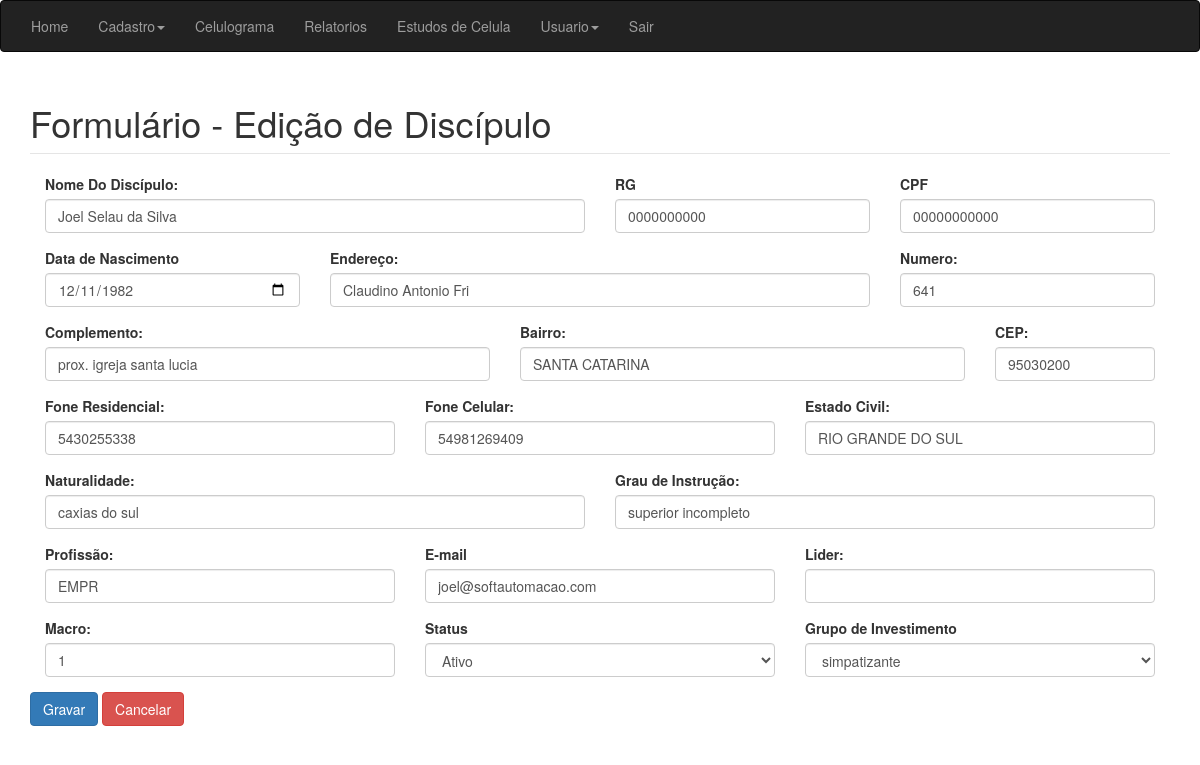
/_comprometido__old/editar_discipulo.php?id=1, run on an earlier commit of the app's database.
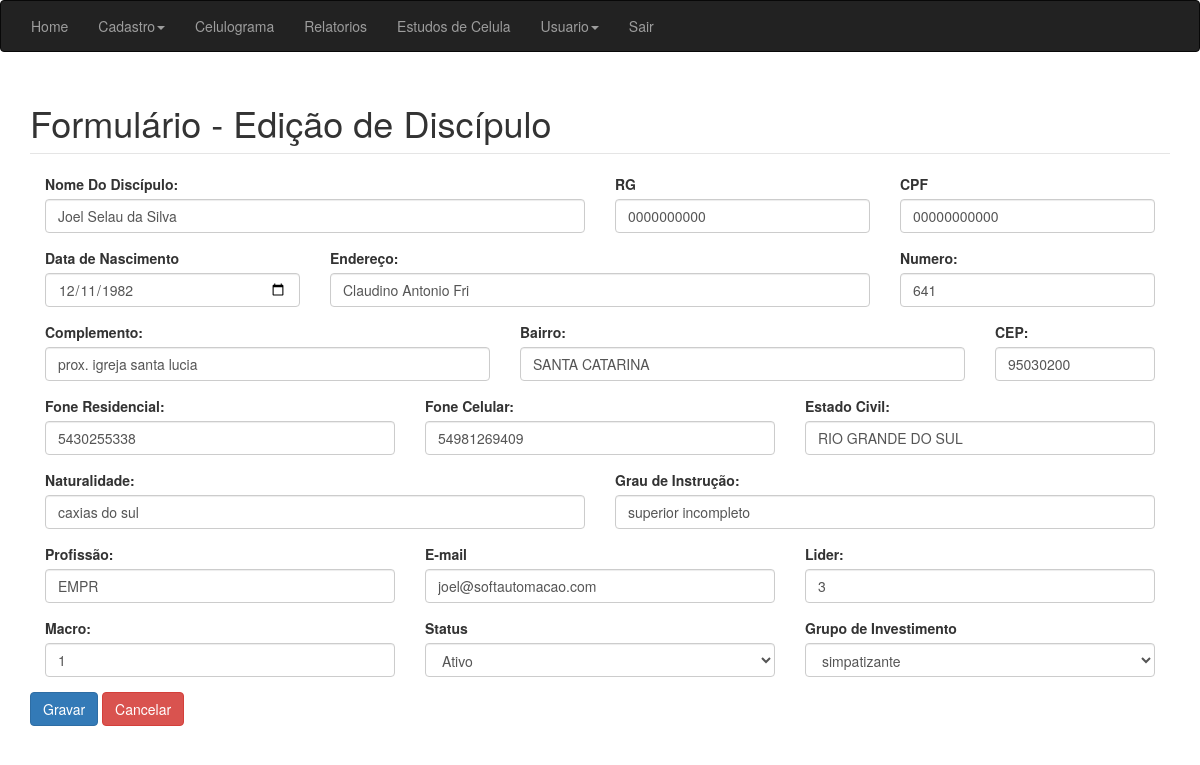
And on a later commit of the database.
### tables this page shows
CREATE TABLE `cadmembro` (
  `nome` varchar(250) NOT NULL,
  `rg` varchar(50) NOT NULL,
  `cpf` varchar(50) NOT NULL,
  `data` date NOT NULL,
  `endereco` varchar(20) NOT NULL,
  `numero` int(11) NOT NULL,
  `complemento` varchar(250) NOT NULL,
  `bairro` varchar(100) NOT NULL,
  `cep` varchar(50) NOT NULL,
  `telefone` varchar(50) NOT NULL,
  `celular` varchar(20) NOT NULL,
  `estadocivil` varchar(20) NOT NULL,
  `naturalidade` varchar(100) NOT NULL,
  `grauinstrucao` varchar(100) NOT NULL,
  `profissao` varchar(100) NOT NULL,
  `email` varchar(100) NOT NULL,
  `idmacro` int(20) NOT NULL,
  `grupo` varchar(50) NOT NULL,
  `status` varchar(50) NOT NULL,
  `idmembro` int(11) NOT NULL,
  `lider` int(11) DEFAULT NULL
);

### _comprometido__old/editar_discipulo.php (the view, shortened to what the changed rows need)
<?php
$idmembro = (isset($_GET['id'])) ? $_GET['id'] : '';
if (!empty($idmembro) && is_numeric($idmembro)):
	$conexao = conexao::getInstance();
	$sql = 'SELECT nome,rg,cpf,data,endereco,numero,complemento,bairro,cep,telefone,celular,estadocivil,naturalidade,grauinstrucao,profissao,email,lider, idmacro,status,grupo,idmembro FROM cadmembro WHERE idmembro = :idmembro';
	$stm = $conexao->prepare($sql);
	$stm->bindValue(':idmembro', $idmembro);
	$stm->execute();
	$discipulo = $stm->fetch(PDO::FETCH_OBJ);
endif;
?>
<!DOCTYPE html>
<html>
<head>
	<link rel="stylesheet" type="text/css" href="../css/bootstrap.min.css">
	<link rel="stylesheet" type="text/css" href="../css/custom.css">
</head>
<body>
	<div class='container'>
		<fieldset>
			<legend><h1>Formulário - Edição de Discípulo</h1></legend>
			<?php if(empty($discipulo)):?>
				<h3 class="text-center text-danger">Discipulo não encontrado!</h3>
			<?php else: ?>
				<form action="action_discipulo.php" method="post" id='form-contato' enctype='multipart/form-data'>
				<div class="form-group col-md-6">
			      <label for="Nome Do Discípulo">Nome Do Discípulo:</label>
			      <input type="text" class="form-control" id="nome" name="nome" value="<?=$discipulo->nome?>">
			    </div>
			    <div class="form-group col-md-3">
					<label for="rg">RG</label>
				      <input type="text" class="form-control" id="rg" maxlength="14" name="rg" value="<?=$discipulo->rg?>" placeholder="Informe o RG">
				</div>
				<div class="form-group col-md-3">
			      <label for="cpf">CPF</label>
				      <input type="text" class="form-control" id="cpf" maxlength="14" name="cpf" value="<?=$discipulo->cpf?>" placeholder="Informe o CPF">
			    </div>
			    <div class="form-group col-md-3">
				      <label for="data_nascimento">Data de Nascimento</label>
				      <input type="date" class="form-control" id="data" maxlength="10" value="<?=$discipulo->data?>" name="data">
				</div>
				<div class="form-group col-md-6">
					<label for="Endereço">Endereço:</label>
				    <input type="Text" class="form-control" id="endereco" name="endereco" value="<?=$discipulo->endereco?>">
				</div>
				<div class="form-group col-md-3">
					<label for="Numero">Numero:</label>
				    <input type="number" class="form-control" id="numero" name ="numero" value="<?=$discipulo->numero?>">
				</div>
				<div class="form-group col-md-5">
					<label for="Complemento">Complemento:</label>
					<input type="Text" class="form-control" id="complemento" name ="complemento" value="<?=$discipulo->complemento?>">
				</div>
				<div class="form-group col-md-5">
					<label for="Bairro">Bairro:</label>
				    <input type="Text" class="form-control" id="bairro" name ="bairro" value="<?=$discipulo->bairro?>">
				</div>
				<div class="form-group col-md-2">
					<label for="CEP">CEP:</label>
				    <input type="Text" class="form-control" id="cep" name ="cep" value="<?=$discipulo->cep?>">
				</div>
				<div class="form-group col-md-4">
					<label for="Fone Residencial">Fone Residencial:</label>
				    <input type="Text" class="form-control" id="telefone" name ="telefone" value="<?=$discipulo->telefone?>">
				</div>
				<div class="form-group col-md-4">
					<label for="Fone Celular">Fone Celular:</label>
				    <input type="Text" class="form-control" id="celular" name ="celular" value="<?=$discipulo->celular?>">
				</div>
				<div class="form-group col-md-4">
				    <label for="Estado Civil">Estado Civil:</label>
				    <input type="Text" class="form-control" id="estadocivil" name ="estadocivil" value="<?=$discipulo->estadocivil?>">
				</div>
				<div class="form-group col-md-6">
				    <label for="Naturalidade">Naturalidade:</label>
				    <input type="Text" class="form-control" id="naturalidade" name ="naturalidade" value="<?=$discipulo->naturalidade?>">
				</div>
				<div class="form-group col-md-6">
				    <label for="Grau de Instrução">Grau de Instrução:</label>
				    <input type="Text" class="form-control" id="grauinstrucao" name ="grauinstrucao" value="<?=$discipulo->grauinstrucao?>">
				</div>
				<div class="form-group col-md-4">
				    <label for="Profissão">Profissão:</label>
				    <input type="Text" class="form-control" id="profissao" name ="profissao" value="<?=$discipulo->profissao?>">
				</div>
			    <div class="form-group col-md-4">
			      <label for="email">E-mail</label>
			      <input type="email" class="form-control" id="email" name="email" value="<?=$discipulo->email?>">
			    </div>
			    <div class="form-group col-md-4">
					<label for="codlider">Lider:</label>
						<input type="Text" class="form-control" id="lider" name ="lider" value="<?=$discipulo->lider?>">
				</div>
				<div class="form-group col-md-4">
					<label for="codlider">Macro:</label>
						<input type="Text" class="form-control" id="idmacro" name ="idmacro" value="<?=$discipulo->idmacro?>">
				</div>
			    <div class="form-group col-md-4">
			      <label for="status">Status</label>
			      <select class="form-control" name="status" id="status">
					    <option value="<?=$discipulo->status?>"><?=$discipulo->status?></option>
					  </select>
			    </div>
			    <div class="form-group col-md-4">
			      <label for="status">Grupo de Investimento</label>
			      <select class="form-control" name="grupo" id="grupo">
				    <option value="<?=$discipulo->grupo?>"><?=$discipulo->grupo?></option>
				  </select>
			    </div>
				    <button type="submit" class="btn btn-primary" id='botao'>
				      Gravar
				    </button>
				    <a href='lista_membro.php' class="btn btn-danger">Cancelar</a>
				</form>
				<?php endif; ?>
		</fieldset>
	</div>
</body>
</html>

What changed in the data, as far as the page shows it:
changed cadmembro "Joel Selau da Silva": lider (not shown) → "3"
